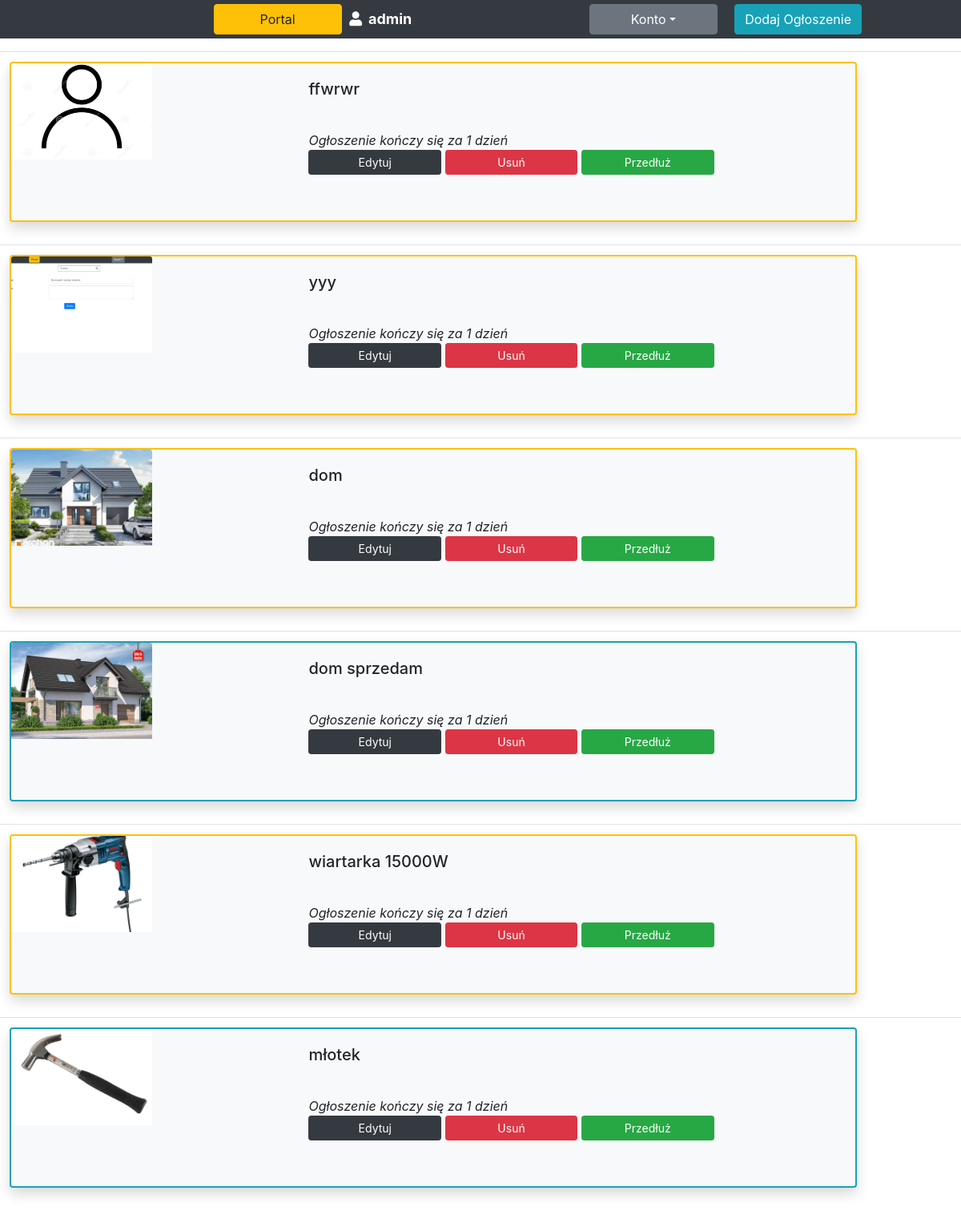
Screenshot of /user_offers/ (signed in) with the database file from the repository.
### account/models.py (models this page shows, shortened)
class User(AbstractBaseUser):
    email = models.EmailField(verbose_name='email', max_length=60, unique=True, validators=[validate_email])
    username = models.CharField(max_length=50, unique=True)
    phone = models.IntegerField(null=True)
    date_joined = models.DateTimeField(default=timezone.now)
    last_login = models.DateTimeField(default=timezone.now)
    is_admin = models.BooleanField(default=False)
    is_active = models.BooleanField(default=True)
    is_staff = models.BooleanField(default=False)
    is_superuser = models.BooleanField(default=False)
    USERNAME_FIELD = 'email'
    REQUIRED_FIELDS = ['username']
    objects = UserManager()
    class Meta:
        db_table = 'User'

### advertisement/models.py (models this page shows, shortened)
class Offer(models.Model):
    id = models.IntegerField(primary_key=True)
    user = models.ForeignKey(settings.AUTH_USER_MODEL, blank=True, null=True, on_delete=models.SET_NULL)
    title = models.CharField(default='', blank=True, null=True, max_length=200)
    short_description = models.TextField(default='', blank=True, null=True, max_length=200)
    full_description = models.TextField(default='', blank=True, null=True)
    category = models.CharField(max_length=30, choices=category_list)
    display_period = models.IntegerField(default=1)
    display_date = models.DateField(default=now)
    highlight = models.BooleanField(default=False)
    update_date = models.DateField(default=now)
    objects = models.Manager()

class SaveFile(models.Model):
    offer = models.ForeignKey(Offer, blank=True, null=True, on_delete=models.CASCADE)
    file = models.FileField(upload_to='graphic/', blank=True, null=True)
    objects = models.Manager()

### advertisement/views.py (the view, shortened to what this page needs)
# urls.py: path('user_offers/', UserOffersView.as_view()),
class UserOffersView(View):
    offer_model = Offer
    save_file_model = SaveFile
    def get(self, request):
        if 'logout' in request.GET:
            logout(request)
            cache.clear()
            messages.info(request, 'Zostałeś wylogowany')
            return redirect('/')
        user_offers = self.offer_model.objects.filter(user=request.user).order_by('-update_date')
        packed_data = []
        for offer in user_offers:
            if offer.display_date < now().date() + relativedelta(days=-1):
                offer_ends = True
            else:
                offer_ends = False
            image = self.save_file_model.objects.get(offer=offer)
            packed_data.append((offer, image, offer_ends))
        return render(request, 'user_offers.html', locals())

### advertisement/templates/user_offers.html (shortened to what this page needs)
<!DOCTYPE html>
{% extends "base.html" %}
{% block content %}
<form method="get" action="." enctype="multipart/form-data">{% csrf_token %}
    <table class="table">
        <tbody>
            {% for offer in packed_data %}
                <tr>
                    <td>
                        {% if offer.0.highlight is True %}
                        <div class="card mb-3 border-warning rounded bg-light shadow" style="border-width: 2px;">
                        {% else %}
                        <div class="card mb-3 border-info rounded bg-light shadow" style="border-width: 2px;">
                        {% endif %}
                          <div class="row no-gutters">
                            <div class="col-md-4">
                                <img class="card-img-top embed-responsive-item" src="/media/{{offer.1.file}}">
                            </div>
                            <div class="col-md-8">
                              <div class="card-body">
                                <h5 class="card-title">{{offer.0.title}}</h5>
                                <br>
                                {% if offer.2 is True %}
                                  <cite>Ogłoszenie kończy się za 1 dzień</cite><br>
                                    <a type="button" class="btn btn-dark btn-sm w-25" href="/edit_offer/{{offer.0.id}}">Edytuj</a>
                                    <button class="btn btn-sm btn-danger w-25 offer_delete" type="submit" value="{{offer.0.id}}">Usuń</button>
                                    <button class="btn btn-sm btn-success w-25 offer_extend" type="submit" value="{{offer.0.id}}">Przedłuż</button>
                                {% else %}
                                    <a type="button" class="btn btn-dark btn-sm w-25" href="/edit_offer/{{offer.0.id}}">Edytuj</a>
                                    <button class="btn btn-sm btn-danger w-25 offer_delete" type="submit" value="{{offer.0.id}}">Usuń</button>
                                {% endif %}
                              </div>
                            </div>
                          </div>
                        </div>
                    </td>
                </tr>
            {% endfor %}
        </tbody>
    </table>
</form>
{% endblock content %}

### templates/base.html (shortened to what this page needs)
<!DOCTYPE html>
{% load static %}
{% load crispy_forms_tags %}
<html lang="en">
<head>
    <link rel="stylesheet" href="https://use.fontawesome.com/releases/v5.0.7/css/all.css">
    <link href='https://stackpath.bootstrapcdn.com/bootstrap/4.3.1/css/bootstrap.min.css' rel='stylesheet' />
    <link href="https://cdnjs.cloudflare.com/ajax/libs/tempusdominus-bootstrap-4/5.0.1/css/tempusdominus-bootstrap-4.min.css" rel="stylesheet"/>
    <link href="https://cdnjs.cloudflare.com/ajax/libs/bootstrap-multiselect/0.9.15/css/bootstrap-multiselect.css" rel="stylesheet"/>
    <link href="https://cdn.jsdelivr.net/npm/bootstrap-select@1.13.9/dist/css/bootstrap-select.min.css" rel="stylesheet">
</head>
<body>
<form method="get" action="." enctype="multipart/form-data">{% csrf_token %}
    <table class="table table-sm table-borderless small menu">
        <thead class="thead-dark">
            <tr align="center">
                <th scope="col" width="30%" class="text-right">
                    <a type="button" class="btn btn-warning custom" href="/">Portal</a>
                </th>
                {% if user.is_authenticated %}
                    <th scope="col" width="20%" class="text-left align-middle">
                        <span class="fa fa-user mr-2"></span>{{user.username}}
                    </th>
                    <th scope="col" width="10%">
                        <div class="dropdown">
                          <button class="btn btn-secondary dropdown-toggle custom" type="button" id="dropdownMenuButton" data-toggle="dropdown" aria-haspopup="true" aria-expanded="false">Konto</button>
                        </div>
                    </th>
                    <th scope="col" width="20%" class="text-left">
                        <a type="button" class="btn btn-info" href="/add_offer/">Dodaj Ogłoszenie</a>
                    </th>
                {% endif %}
            </tr>
        </thead>
    </table>
</form>
{% block content %}{% endblock content %}
</body>
</html>

### templates/base.html (style rules this page uses)
.menu tr { font-size: 18px; }
.card-img-top { width: 50%; height: 15vh; background-size: contain; object-fit: cover; }
.custom { width: 160px !important; }
.card { opacity: 0.7; filter: alpha(opacity=70); width: 250px; }

### advertisement/templates/user_offers.html (style rules this page uses)
.card { opacity: 1; filter: alpha(opacity=100); height: 200px !important; width: 90% !important; }

### rows the page displays
User: username "admin"
Offer: file (picture), title "ffwrwr", {{ offer.0.id }} 8 (drawn)
Offer: file (picture), title "yyy", {{ offer.0.id }} 9 (drawn)
Offer: file (picture), title "dom", {{ offer.0.id }} 2 (drawn)
Offer: file (picture), title "dom sprzedam", {{ offer.0.id }} 3 (drawn)
Offer: file (picture), title "wiartarka 15000W", {{ offer.0.id }} 4 (drawn)
Offer: file (picture), title "młotek", {{ offer.0.id }} 5 (drawn)
